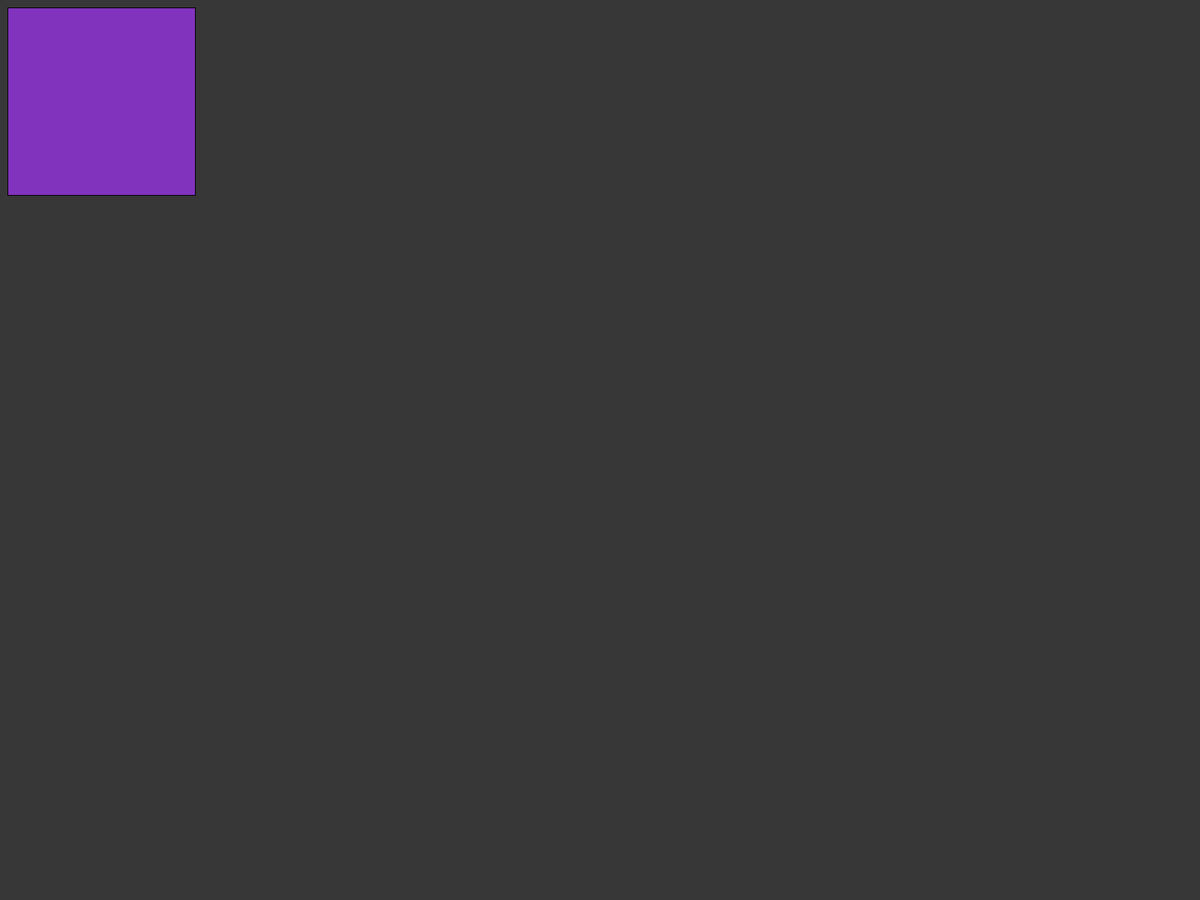
Frame 1 (no input)
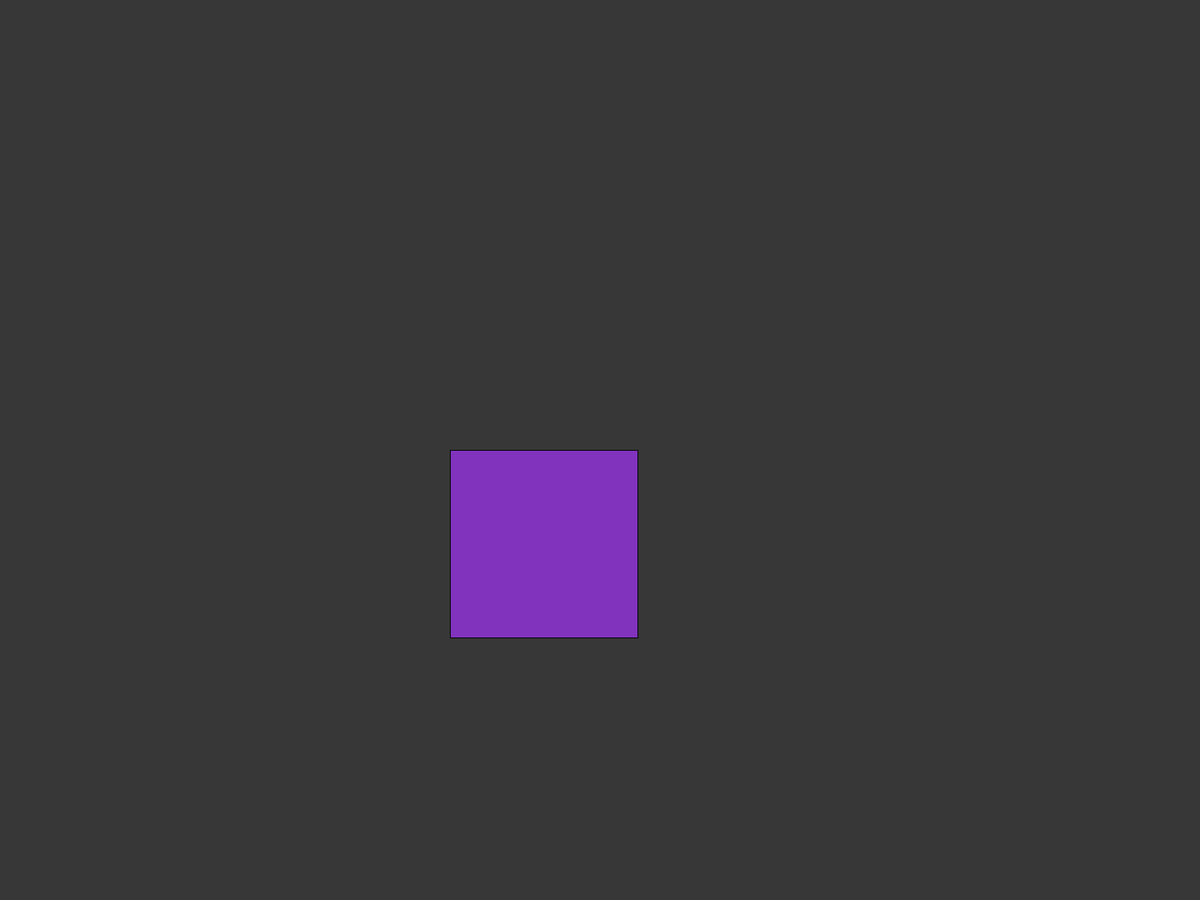
Frame 60 (the mouse pressed at the canvas centre just before this capture)
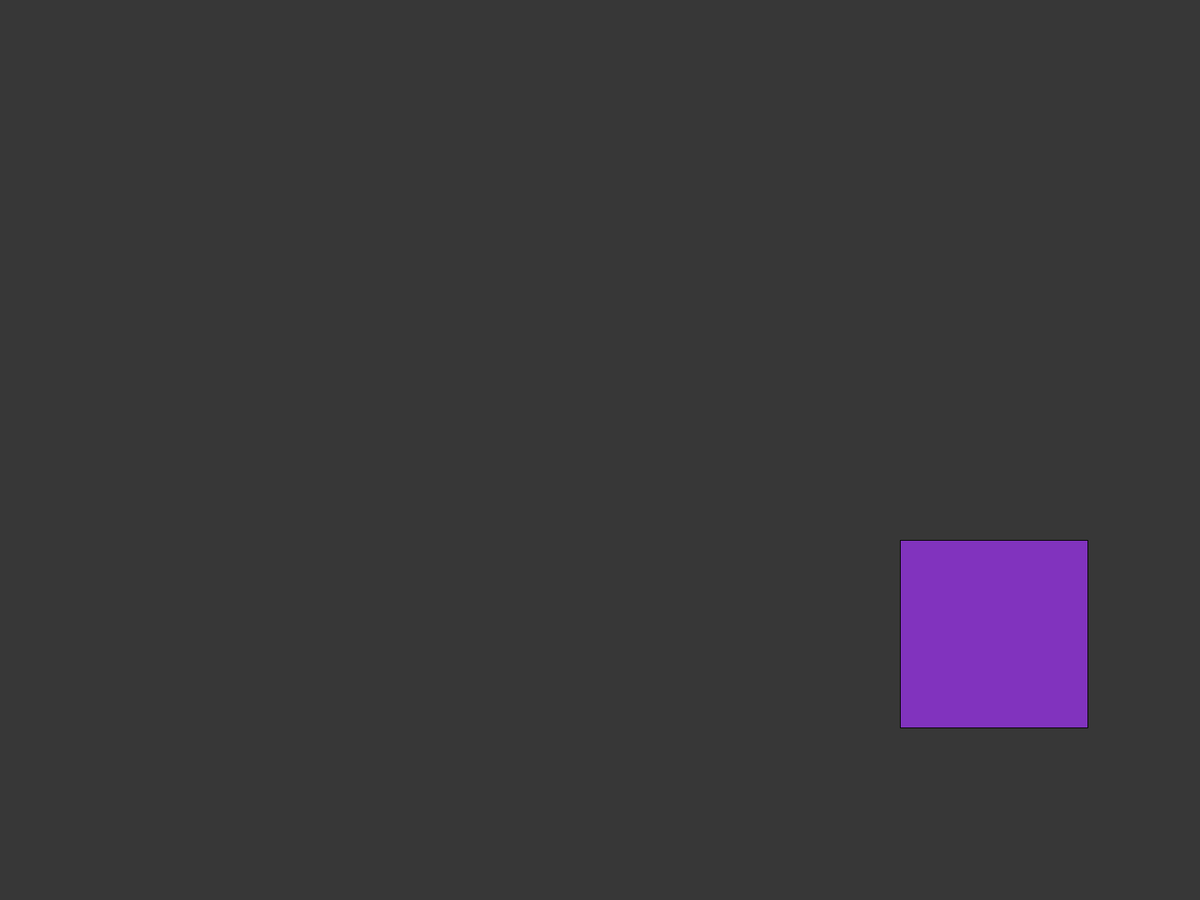
Frame 120 (the mouse held since frame 60 and released just before this capture)

The Processing sketch that drew these frames (run headless with seeded random() and noise(); from frame 60 on, the mouse is pressed at the canvas centre):

// Processing sketch: Modul_6_aflevering
// ── Modul_6_aflevering.pde
Flower blomst;
Colour farve;

int firkantPlaceringX = 0;
int firkantPlaceringY = 0;

int firkantLongde = 250;
int firkantBredde = 250;

float Fspeedx = 10;
float Fspeedy = 10;

void setup() {
  frameRate(60);
  fullScreen();
  background(55);
  blomst = new Flower(firkantPlaceringX, firkantPlaceringY, firkantLongde, firkantBredde, Fspeedx, Fspeedy);
  farve = new Colour();
}

void draw() {
  background(55);
  farve.Farve();
  blomst.Collin();
  
}

// ── Colour.pde
class Colour {
  int R, G, B;

  Colour() {
    R = int(random(200));
    G = int(random(200));
    B = int(random(200));
  }

  void Farve() {
    fill(R, G, B);
  }
}

// ── Flower.pde
class Flower {
  //Placering af firkant
  float x, y;
  //Sqaure length and width
  int FL, FB;
  float speedx;
  float speedy;

  Flower(int x1, int y1, int HL1, int BL1, float speedx1, float speedy1) {
    x = x1;
    y = y1;
    FL = HL1;
    FB = BL1;
    speedx = speedx1;
    speedy = speedy1;
    
  }

  void Collin() {
    x = x + speedx;
    y = y + speedy;

    rect(x, y, FL, FB);
    
    if ((x+FL) > width || x < 0 ) {
      speedx = speedx *-1;
    }

    if ((y+FB) > height || y < 0 ) {
      speedy = speedy *-1;
    }
  }
}
